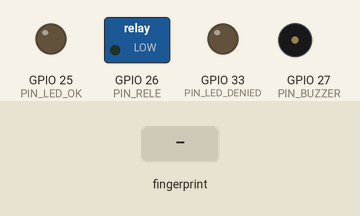
Bench run of a sketch on a simulated ESP32. Parts: switched loads named in the sketch (green lamp = pin HIGH), output pins drawn as LEDs (lit = HIGH), buzzer (waves = sounding, pin HIGH). The inputs (shaded band) are chosen by the test bench. WiFi joins after 1.5 s; servers stay silent unless stated; uploads are accepted with an empty reply; what the sketch prints to the serial monitor is not drawn.

Above: at 0.0 s.
At 3.4 s:
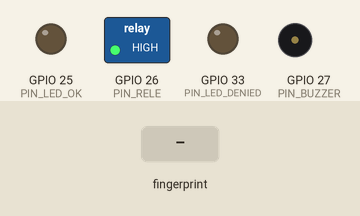
3.5 s: finger stored as number 1 placed on the sensor
At 4.5 s:
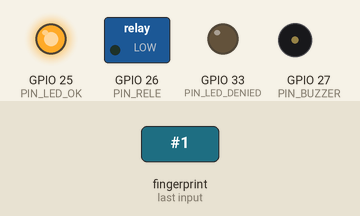
Timing chart, 0 to 8.7 s (numbered marks = the images above; inputs shaded):
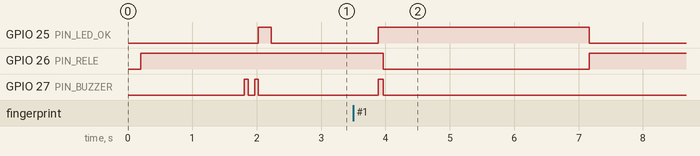

The sketch:

access_control_fingerprint.ino
```cpp
// ─────────────────────────────────────────────────────────────────────────────
// ORION · ESP32 — Control de acceso por huella (AS608) + reporte a Orion
//
// Flujo:
//   1. Loop esperando dedo en el sensor AS608.
//   2. Match → activa relé (cerradura/foco) + LED verde + buzzer corto.
//   3. POST JSON al endpoint /api/access/event de Orion (Tailscale o LAN).
//   4. Orion guarda en SQLite, calcula entrada/salida y manda Telegram.
//
// Endpoint esperado por Orion (ya está implementado en
// orion/server/routes/access.py):
//   POST http://<orion-host>:8765/api/access/event
//   {
//     "fingerprint_id": 1,      // slot 0-127; -1 si DENIED
//     "event_type": "GRANTED",  // "GRANTED" | "DENIED"
//     "esp_id": "esp-acceso-puerta",
//     "confidence": 142         // score del AS608
//   }
//
// Cableado típico (ESP32 dev kit):
//   AS608 fingerprint
//     VCC  → 3V3
//     GND  → GND
//     TX   → GPIO 16 (RX2 del ESP)
//     RX   → GPIO 17 (TX2 del ESP)
//   Relé activo-bajo (cerradura/foco)
//     IN   → GPIO 26
//   LED OK     → GPIO 25 (verde)
//   LED DENIED → GPIO 33 (rojo)
//   Buzzer    → GPIO 27
//
// Librerías:
//   • "Adafruit Fingerprint Sensor Library"
//   • "ArduinoJson"
// Placa: "ESP32 Dev Module" (o ESP32-S3, ajustar pines si hace falta).
// ─────────────────────────────────────────────────────────────────────────────
#include <WiFi.h>
#include <HTTPClient.h>
#include <ArduinoJson.h>
#include <Adafruit_Fingerprint.h>

// ── Config WiFi ────────────────────────────────────────────────────────────
const char* WIFI_SSID = "TU_WIFI";
const char* WIFI_PASS = "TU_PASSWORD";

// ── Config Orion ───────────────────────────────────────────────────────────
// Reemplazar con la IP local o Tailscale de la máquina que corre Orion.
const char* ORION_URL = "http://192.168.1.50:8765/api/access/event";
const char* ESP_ID    = "esp-acceso-puerta";

// Shared secret — DEBE coincidir con `shared_secret` en
// `config/access.json` del backend. Sin esto, el SharingMiddleware
// rechaza el POST con 403 porque el ESP32 vive en la LAN, no en
// loopback ni Tailscale. Rotalo cuando quieras (regenerá en la PC con
// `python -c "import secrets; print(secrets.token_urlsafe(32))"` y
// reflasheá este sketch + actualizá el JSON).
const char* ACCESS_TOKEN = "PEGA_AQUI_EL_VALOR_DE_config/access.json";

// ── Pines ──────────────────────────────────────────────────────────────────
#define FP_RX 16
#define FP_TX 17
#define PIN_RELE       26
#define PIN_LED_OK     25
#define PIN_LED_DENIED 33
#define PIN_BUZZER     27

// Relé "activo bajo" (la mayoría de módulos): LOW = abierto, HIGH = cerrado.
const bool RELE_ACTIVE_LOW = true;
const unsigned long PUERTA_ABIERTA_MS = 3000;     // tiempo que queda activado el relé
const unsigned long DEBOUNCE_MS       = 1500;     // ignora repeticiones del mismo dedo

HardwareSerial fpSerial(2);
Adafruit_Fingerprint finger = Adafruit_Fingerprint(&fpSerial);

unsigned long ultimoMatch = 0;
int ultimoSlot = -1;

// ── Helpers ────────────────────────────────────────────────────────────────
void releAbrir() {
  digitalWrite(PIN_RELE, RELE_ACTIVE_LOW ? LOW : HIGH);
}
void releCerrar() {
  digitalWrite(PIN_RELE, RELE_ACTIVE_LOW ? HIGH : LOW);
}

void beep(int ms, int veces = 1) {
  for (int i = 0; i < veces; i++) {
    digitalWrite(PIN_BUZZER, HIGH);
    delay(ms);
    digitalWrite(PIN_BUZZER, LOW);
    if (i + 1 < veces) delay(100);
  }
}

void conectarWiFi() {
  Serial.printf("[wifi] conectando a %s...\n", WIFI_SSID);
  WiFi.mode(WIFI_STA);
  WiFi.begin(WIFI_SSID, WIFI_PASS);
  unsigned long t0 = millis();
  while (WiFi.status() != WL_CONNECTED && millis() - t0 < 20000) {
    delay(250);
    Serial.print(".");
  }
  Serial.println();
  if (WiFi.status() == WL_CONNECTED) {
    Serial.printf("[wifi] OK, IP=%s\n", WiFi.localIP().toString().c_str());
  } else {
    Serial.println("[wifi] timeout — seguimos sin red, reintenta en el loop");
  }
}

// Envía el evento a Orion. Si no hay WiFi, intenta reconectar antes.
void enviarEventoOrion(int slot, const char* tipo, int confidence) {
  if (WiFi.status() != WL_CONNECTED) {
    conectarWiFi();
    if (WiFi.status() != WL_CONNECTED) {
      Serial.println("[http] sin WiFi — evento se pierde");
      return;
    }
  }

  HTTPClient http;
  http.begin(ORION_URL);
  http.addHeader("Content-Type", "application/json");
  http.addHeader("X-Orion-Access-Token", ACCESS_TOKEN);
  http.setTimeout(4000);

  StaticJsonDocument<200> doc;
  doc["fingerprint_id"] = slot;
  doc["event_type"]     = tipo;
  doc["esp_id"]         = ESP_ID;
  doc["confidence"]     = confidence;

  String payload;
  serializeJson(doc, payload);

  int code = http.POST(payload);
  Serial.printf("[http] POST %s → %d\n", tipo, code);
  http.end();
}

// ── Setup ──────────────────────────────────────────────────────────────────
void setup() {
  Serial.begin(115200);
  delay(200);

  pinMode(PIN_RELE, OUTPUT);
  pinMode(PIN_LED_OK, OUTPUT);
  pinMode(PIN_LED_DENIED, OUTPUT);
  pinMode(PIN_BUZZER, OUTPUT);
  releCerrar();
  digitalWrite(PIN_LED_OK, LOW);
  digitalWrite(PIN_LED_DENIED, LOW);
  digitalWrite(PIN_BUZZER, LOW);

  // AS608 — baud por defecto 57600.
  fpSerial.begin(57600, SERIAL_8N1, FP_RX, FP_TX);
  delay(100);
  if (finger.verifyPassword()) {
    Serial.println("[fp] sensor AS608 OK");
  } else {
    Serial.println("[fp] NO encuentro el AS608 — chequear cableado");
    while (true) {
      digitalWrite(PIN_LED_DENIED, HIGH);
      delay(200);
      digitalWrite(PIN_LED_DENIED, LOW);
      delay(200);
    }
  }
  finger.getTemplateCount();
  Serial.printf("[fp] huellas registradas en el sensor: %d\n", finger.templateCount);

  conectarWiFi();

  // Heartbeat de arranque: dos beeps cortos + LED OK 200ms.
  beep(60, 2);
  digitalWrite(PIN_LED_OK, HIGH);
  delay(200);
  digitalWrite(PIN_LED_OK, LOW);
}

// ── Lectura de huella ─────────────────────────────────────────────────────
// Devuelve slot (>=0) si hubo match, -1 si no había dedo o falló.
int leerHuella(int &confidence) {
  uint8_t p = finger.getImage();
  if (p == FINGERPRINT_NOFINGER) return -1;
  if (p != FINGERPRINT_OK) return -1;

  p = finger.image2Tz();
  if (p != FINGERPRINT_OK) return -1;

  p = finger.fingerSearch();
  if (p != FINGERPRINT_OK) {
    confidence = 0;
    return -2;  // dedo detectado pero no matchea (DENIED)
  }
  confidence = finger.confidence;
  return finger.fingerID;
}

// ── Loop ───────────────────────────────────────────────────────────────────
void loop() {
  int confidence = 0;
  int slot = leerHuella(confidence);

  if (slot >= 0) {
    // Debounce: si es el mismo slot dentro de DEBOUNCE_MS, lo ignoramos.
    if (slot == ultimoSlot && millis() - ultimoMatch < DEBOUNCE_MS) {
      delay(50);
      return;
    }
    ultimoSlot  = slot;
    ultimoMatch = millis();

    Serial.printf("[fp] GRANTED slot=%d conf=%d\n", slot, confidence);
    digitalWrite(PIN_LED_OK, HIGH);
    beep(80, 1);
    releAbrir();
    enviarEventoOrion(slot, "GRANTED", confidence);
    delay(PUERTA_ABIERTA_MS);
    releCerrar();
    digitalWrite(PIN_LED_OK, LOW);
  } else if (slot == -2) {
    Serial.println("[fp] DENIED — sin match");
    digitalWrite(PIN_LED_DENIED, HIGH);
    beep(300, 1);
    enviarEventoOrion(-1, "DENIED", 0);
    delay(800);
    digitalWrite(PIN_LED_DENIED, LOW);
  }

  delay(40);
}
```

Measured:
- after the input at 3.5 s, GPIO 25 (PIN_LED_OK): LOW → HIGH after 0.39 s, → LOW 3.3 s later; GPIO 26 (PIN_RELE): HIGH → LOW after 0.47 s, → HIGH 3.2 s later; GPIO 27 (PIN_BUZZER): LOW → HIGH after 0.39 s, → LOW 0.08 s later
